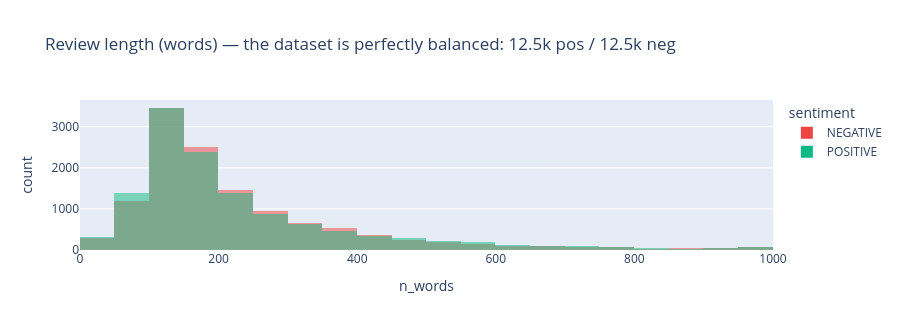

The notebook cell saved with this chart:
### Markdown cell above
## 1️⃣ Meet the data: IMDB movie reviews

The **IMDB Large Movie Review** dataset (Maas et al., 2011) contains 50,000 movie reviews, each labelled **positive (1)** or **negative (0)**. It is one of the most widely used benchmarks for sentiment analysis.

We load the test split and pick **200 short reviews (25–70 words)** so that explanations are fast and easy to read.

### Code cell
from datasets import load_dataset

ds = load_dataset("stanfordnlp/imdb", split="test")
df = ds.to_pandas()
df["text"] = (df["text"].str.replace(r"<br\s*/?>", " ", regex=True)   # remove HTML line breaks
                        .str.replace(r"\s+", " ", regex=True).str.strip())
df["n_words"] = df["text"].str.split().str.len()
df["sentiment"] = df["label"].map(dict(enumerate(LABELS)))

short = df["n_words"].between(25, 70)
demo_df = (pd.concat([df[short & (df.label == c)].sample(100, random_state=SEED) for c in (0, 1)])
             .sample(frac=1, random_state=SEED).reset_index(drop=True))

print(f"Full test split: {len(df):,} reviews | demo set: {len(demo_df)} short reviews")
fig = px.histogram(df, x="n_words", color="sentiment", nbins=100, range_x=[0, 1000], barmode="overlay",
                   color_discrete_map={"POSITIVE": "#10B981", "NEGATIVE": "#EF4444"},
                   title="Review length (words) — the dataset is perfectly balanced: 12.5k pos / 12.5k neg")
fig.update_layout(height=330); fig.show()

### Figure 1 — Plotly figure (JSON) as saved in the notebook; plotly's stock layout.template omitted (floating-point values rounded to 4 significant figures; data arrays with more than 128 entries replaced by an {"elided": "..."} marker saying what was removed)
{"data": [{"bingroup": "x", "hovertemplate": "sentiment=NEGATIVE<br>n_words=%{x}<br>count=%{y}<extra></extra>", "legendgroup": "NEGATIVE", "marker": {"color": "#EF4444", "opacity": 0.5, "pattern": {"shape": ""}}, "name": "NEGATIVE", "nbinsx": 100, "orientation": "v", "showlegend": true, "type": "histogram", "x": {"elided": "12500 int values"}, "xaxis": "x", "yaxis": "y"}, {"bingroup": "x", "hovertemplate": "sentiment=POSITIVE<br>n_words=%{x}<br>count=%{y}<extra></extra>", "legendgroup": "POSITIVE", "marker": {"color": "#10B981", "opacity": 0.5, "pattern": {"shape": ""}}, "name": "POSITIVE", "nbinsx": 100, "orientation": "v", "showlegend": true, "type": "histogram", "x": {"elided": "12500 int values"}, "xaxis": "x", "yaxis": "y"}], "layout": {"barmode": "overlay", "height": 330, "legend": {"title": {"text": "sentiment"}, "tracegroupgap": 0}, "title": {"text": "Review length (words) — the dataset is perfectly balanced: 12.5k pos / 12.5k neg"}, "xaxis": {"anchor": "y", "domain": [0, 1], "range": [0, 1000], "title": {"text": "n_words"}}, "yaxis": {"anchor": "x", "domain": [0, 1], "title": {"text": "count"}}}}
